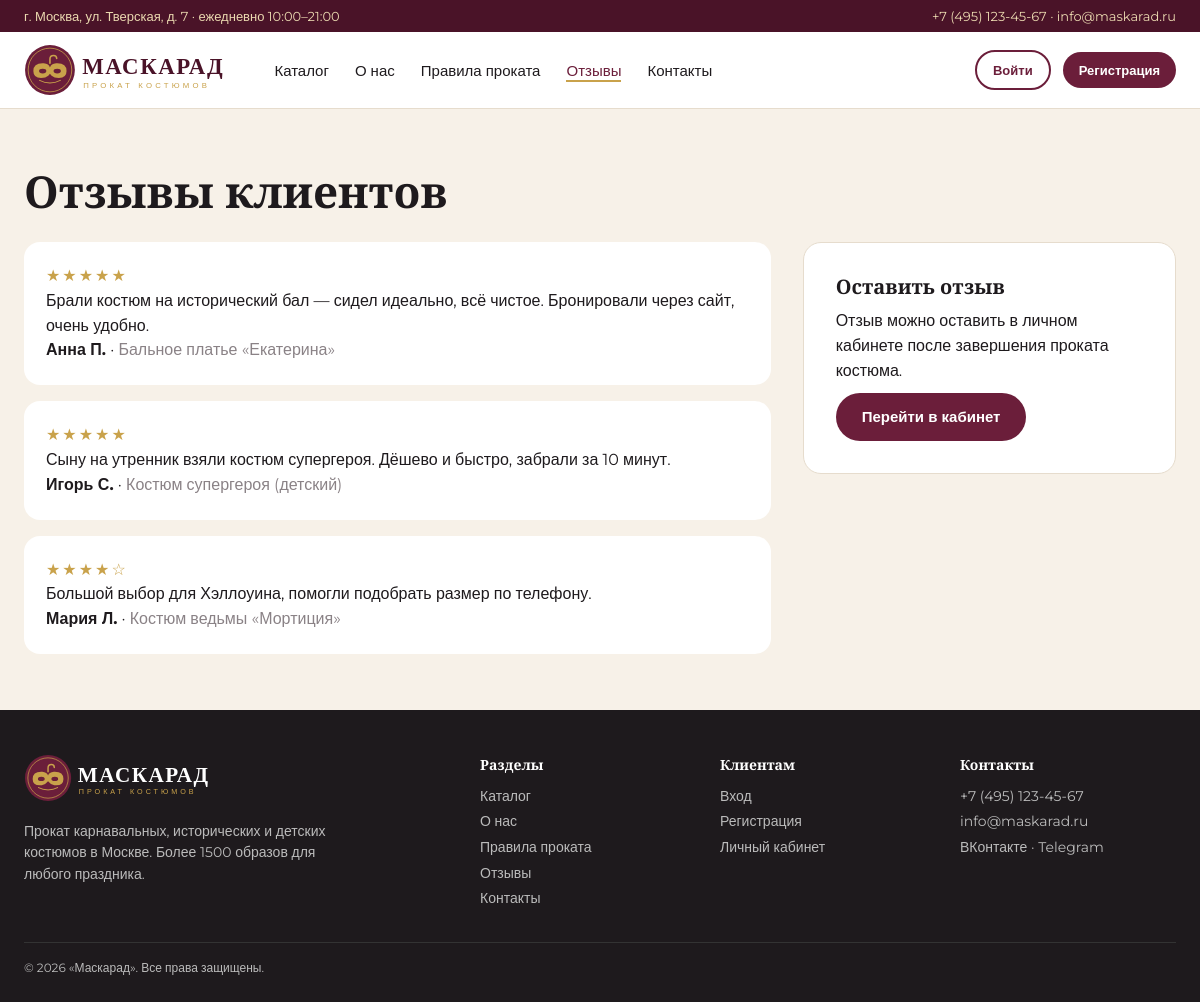
The app's page /reviews.php, older data.
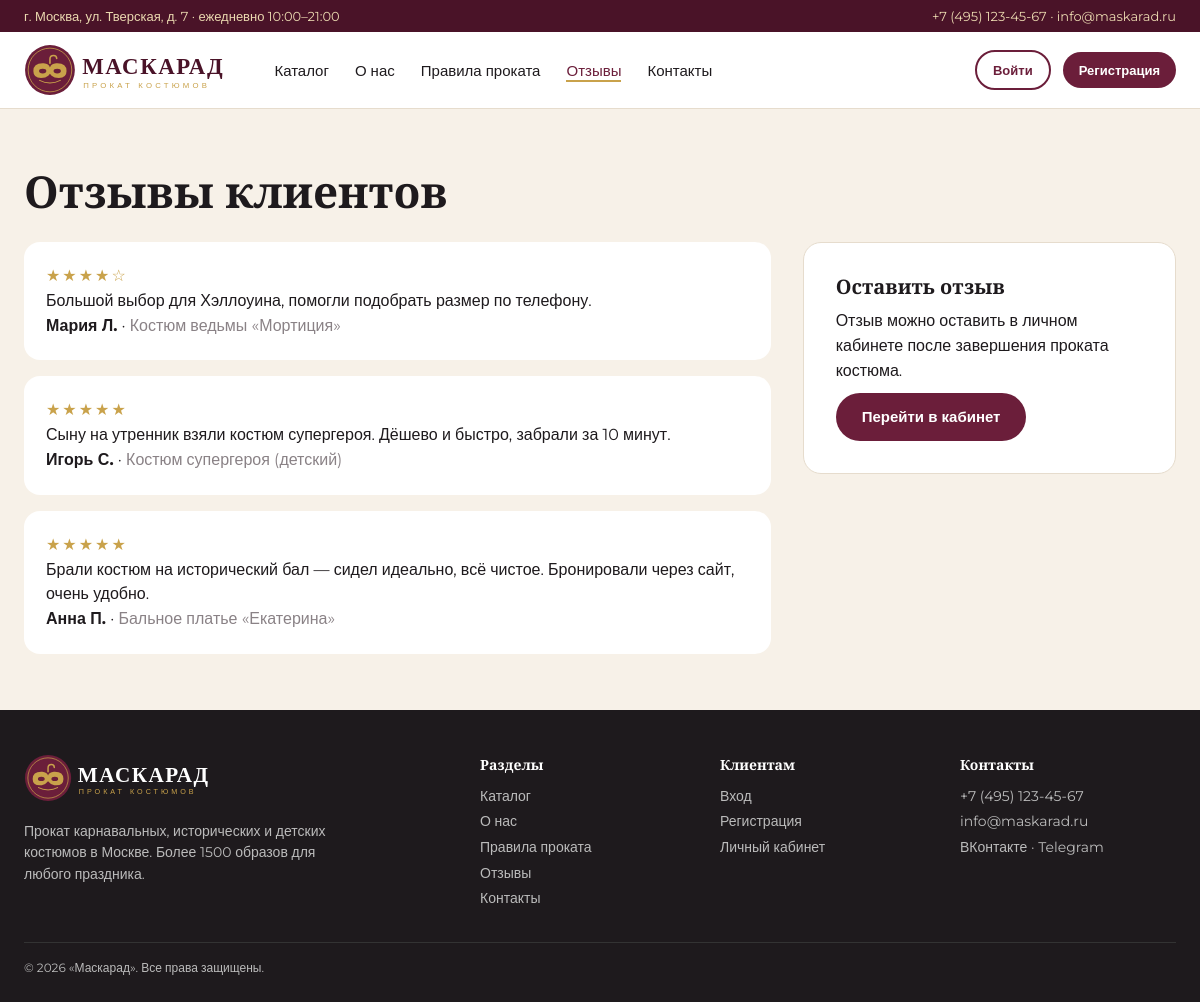
The same page, newer data.
### tables this page shows
CREATE TABLE reviews (
  review_id INT AUTO_INCREMENT PRIMARY KEY,
  user_id INT NOT NULL,
  costume_id INT NOT NULL,
  rating TINYINT NOT NULL CHECK (rating BETWEEN 1 AND 5),
  review_text TEXT NOT NULL,
  is_approved TINYINT(1) NOT NULL DEFAULT 0,
  created_at DATETIME NOT NULL DEFAULT CURRENT_TIMESTAMP,
  FOREIGN KEY (user_id) REFERENCES users(user_id) ON DELETE CASCADE,
  FOREIGN KEY (costume_id) REFERENCES costumes(costume_id) ON DELETE CASCADE
);

CREATE TABLE users (
  user_id INT AUTO_INCREMENT PRIMARY KEY,
  role_id INT NOT NULL DEFAULT 2,
  first_name VARCHAR(50) NOT NULL,
  last_name VARCHAR(50) NOT NULL,
  email VARCHAR(100) NOT NULL UNIQUE,
  phone VARCHAR(20) NOT NULL,
  password_hash VARCHAR(255) NOT NULL,
  created_at DATETIME NOT NULL DEFAULT CURRENT_TIMESTAMP,
  FOREIGN KEY (role_id) REFERENCES roles(role_id)
);

CREATE TABLE costumes (
  costume_id INT AUTO_INCREMENT PRIMARY KEY,
  category_id INT NOT NULL,
  costume_name VARCHAR(100) NOT NULL,
  description TEXT,
  gender ENUM('Женский','Мужской','Унисекс','Детский') NOT NULL,
  sizes VARCHAR(50) NOT NULL,
  price_per_day DECIMAL(8,2) NOT NULL,
  deposit DECIMAL(8,2) NOT NULL,
  image_url VARCHAR(255),
  FOREIGN KEY (category_id) REFERENCES categories(category_id) ON DELETE RESTRICT
);

### includes/db.php (called while the page is built, shortened)
<?php
function e($s) { return htmlspecialchars((string)$s, ENT_QUOTES, 'UTF-8'); }
function current_user() { return $_SESSION['user'] ?? null; }
function stars($n) { $n = (int)round($n); return str_repeat('★', $n) . str_repeat('☆', 5 - $n); }

### reviews.php (the view, shortened to what this page needs)
<?php
require 'includes/db.php';
$reviews = $pdo->query('SELECT r.*, u.first_name, u.last_name, c.costume_name FROM reviews r JOIN users u USING(user_id)
  JOIN costumes c USING(costume_id) WHERE is_approved = 1 ORDER BY created_at DESC')->fetchAll();
require 'includes/header.php';
?>
<section><div class="wrap"><h1 style="margin-bottom:24px">Отзывы клиентов</h1>
  <div class="grid" style="grid-template-columns:2fr 1fr;gap:32px">
    <div class="grid" style="gap:16px">
      <?php foreach ($reviews as $r): ?>
        <div class="rev"><div class="stars"><?= stars($r['rating']) ?></div><p><?= e($r['review_text']) ?></p>
          <b><?= e($r['first_name'] . ' ' . mb_substr($r['last_name'], 0, 1)) ?>.</b> · <span style="color:var(--grey)"><?= e($r['costume_name']) ?></span></div>
      <?php endforeach; ?>
    </div>
    <div class="form" style="align-self:start"><h3>Оставить отзыв</h3>
      <p style="margin:10px 0">Отзыв можно оставить в личном кабинете после завершения проката костюма.</p>
      <a class="btn" href="account.php">Перейти в кабинет</a></div>
  </div>
</div></section>
<?php require 'includes/footer.php'; ?>

### includes/header.php (shortened to what this page needs)
<?php
$page = basename($_SERVER['PHP_SELF']);
$nav = ['catalog.php' => 'Каталог', 'about.php' => 'О нас', 'rules.php' => 'Правила проката', 'reviews.php' => 'Отзывы', 'contacts.php' => 'Контакты'];
?><!DOCTYPE html>
<html lang="ru">
<head>
  <link rel="stylesheet" href="css/style.css">
</head>
<body>
<div class="top"><div class="wrap"><span>г. Москва, ул. Тверская, д. 7 · ежедневно 10:00–21:00</span><span>+7 (495) 123-45-67 · info@maskarad.ru</span></div></div>
<header class="hd"><div class="wrap">
  <a class="logo" href="index.php"><img src="img/logo.svg" alt="Маскарад — прокат костюмов"></a>
  <nav class="menu">
    <?php foreach ($nav as $href => $text): ?>
      <a href="<?= $href ?>" class="<?= $href === $page ? 'on' : '' ?>"><?= $text ?></a>
    <?php endforeach; ?>
  </nav>
  <div class="acts">
    <?php if (current_user()): ?>
      <?php if (is_admin()): ?><a class="btn gold sm" href="admin/index.php">Админ-панель</a><?php endif; ?>
      <a class="btn sm" href="account.php">Кабинет</a>
      <a class="btn line sm" href="logout.php">Выйти</a>
    <?php else: ?>
      <a class="btn line sm" href="login.php">Войти</a>
      <a class="btn sm" href="register.php">Регистрация</a>
    <?php endif; ?>
  </div>
</div></header>

### includes/footer.php (shortened to what this page needs)
<footer><div class="wrap">
  <div class="grid">
    <div><img src="img/logo-white.svg" style="height:48px" alt="Маскарад">
      <p style="margin-top:12px;max-width:320px">Прокат карнавальных, исторических и детских костюмов в Москве. Более 1500 образов для любого праздника.</p></div>
    <div><h4>Разделы</h4><?php foreach ($nav as $href => $text): ?><a href="<?= $href ?>"><?= $text ?></a><?php endforeach; ?></div>
    <div><h4>Клиентам</h4><a href="login.php">Вход</a><a href="register.php">Регистрация</a><a href="account.php">Личный кабинет</a></div>
    <div><h4>Контакты</h4><a href="tel:+74951234567">+7 (495) 123-45-67</a><a href="mailto:info@maskarad.ru">info@maskarad.ru</a><a>ВКонтакте · Telegram</a></div>
  </div>
  <div class="cp">© 2026 «Маскарад». Все права защищены.</div>
</div></footer>
</body>
</html>

Row changes from the older to the newer data that the page shows:
changed reviews "Большой выбор для Хэллоуина, помогли подобрать размер по телефону.": moves up the list
changed reviews "Сыну на утренник взяли костюм супергероя. Дёшево и быстро, забрали за 10 минут.": moves down the list
